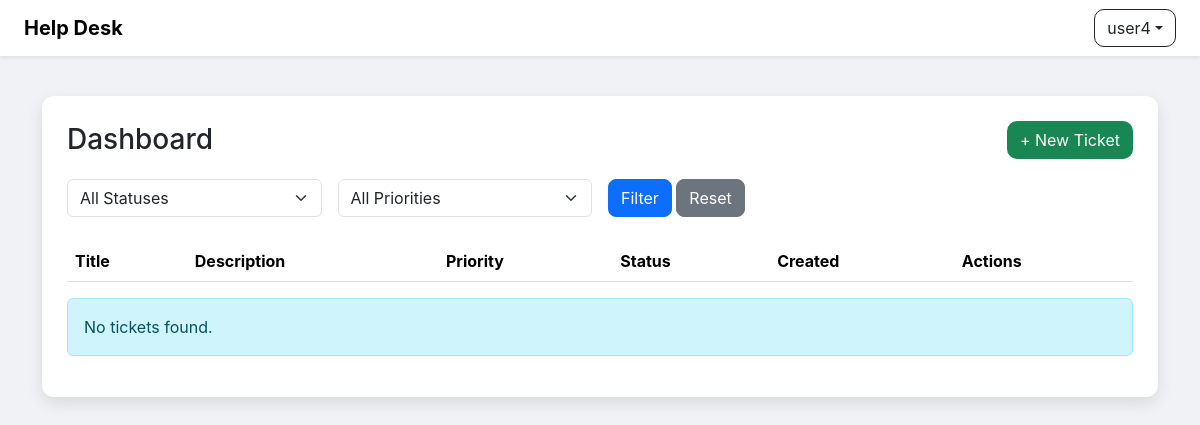
Before: / (signed in) with the older database file.
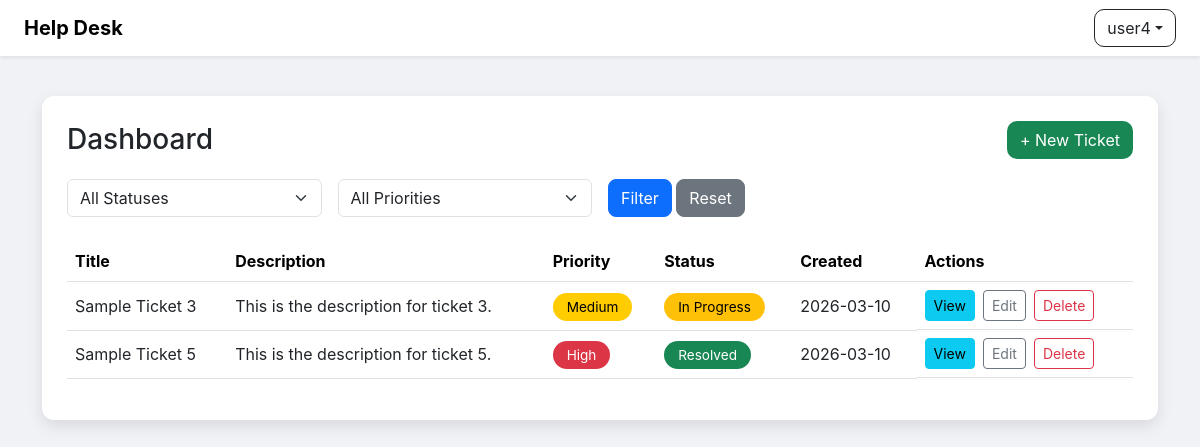
After: the same page with the newer database file.
### models.py (models this page shows)
class Ticket(db.Model):
    id = db.Column(db.Integer, primary_key=True)
    title = db.Column(db.String(200), nullable=False)
    description = db.Column(db.Text, nullable=False)
    priority = db.Column(db.String(20), default="Medium")
    status = db.Column(db.String(20), default="Open")
    user_id = db.Column(db.Integer, db.ForeignKey('user.id'), nullable=False)
    user = db.relationship('User', backref='tickets')
    created_at = db.Column(db.DateTime, default=db.func.current_timestamp())
    is_deleted = db.Column(db.Boolean, default=False)

### app.py (the view)
@app.route('/', methods=['GET', 'POST'])
@login_required
def dashboard():
    query = Ticket.query.filter_by(is_deleted=False)
    if not current_user.is_admin():
        query = query.filter_by(user_id=current_user.id)
    status = request.args.get('status')
    priority = request.args.get('priority')
    if status:
        query = query.filter_by(status=status)
    if priority:
        query = query.filter_by(priority=priority)
    tickets = query.all()
    return render_template('dashboard.html', tickets=tickets)

### app.py (called while the page is built)
@login_manager.user_loader
def load_user(user_id):
    return db.session.get(User, int(user_id))

@app.after_request
def set_security_headers(response):
    response.headers['X-Frame-Options'] = 'DENY'  # Stops the app being embedded in iframes (clickjacking)
    response.headers['X-Content-Type-Options'] = 'nosniff'  # Stops browsers guessing file types
    response.headers['Referrer-Policy'] = 'strict-origin-when-cross-origin'  # Limits URL info shared with third parties
    response.headers['Strict-Transport-Security'] = 'max-age=31536000; includeSubDomains'  # Forces HTTPS on live deployment
    response.headers['Content-Security-Policy'] = (
        "default-src 'self'; "
        "script-src 'self' cdn.jsdelivr.net; "
        "style-src 'self' cdn.jsdelivr.net; "
        "font-src 'self' cdn.jsdelivr.net; "
        "img-src 'self' data:; "
        "object-src 'none';"
    )
    return response

### models.py (called while the page is built)
    def is_admin(self):
        return self.role == 'admin'

### templates/dashboard.html (shortened to what this page needs)
<!DOCTYPE html>
<html lang="en">
<head>
  <link rel="stylesheet" href="https://cdn.jsdelivr.net/npm/bootstrap@5.3.0/dist/css/bootstrap.min.css" />
  <link rel="stylesheet" href="{{ url_for('static', filename='css/style.css') }}">
</head>
<body>
{% include "navbar.html" %}
  <div class="container">
    <div class="dashboard-card">
      <div class="dashboard-header">
        <h3 class="mb-0">Dashboard</h3>
        <a href="{{ url_for('new_ticket') }}" class="btn btn-new-ticket">+ New Ticket</a>
      </div>
      <form method="get" class="row g-3 mb-4">
  <div class="col-md-3">
    <select name="status" class="form-select">
      <option value="">All Statuses</option>
    </select>
  </div>
  <div class="col-md-3">
    <select name="priority" class="form-select">
      <option value="">All Priorities</option>
    </select>
  </div>
  <div class="col-md-3">
    <button type="submit" class="btn btn-primary">Filter</button>
    <a href="{{ url_for('dashboard') }}" class="btn btn-secondary">Reset</a>
  </div>
</form>
      <div class="table-responsive">
        <table class="table table-hover align-middle">
          <thead>
            <tr>
              <th>Title</th>
              <th>Description</th>
              <th>Priority</th>
              <th>Status</th>
              <th>Created</th>
              <th>Actions</th>
            </tr>
          </thead>
          <tbody>
            {% for ticket in tickets %}
              <tr>
                <td>{{ ticket.title }}</td>
                <td>
                  {{ ticket.description[:100] }}{% if ticket.description|length > 100 %}...{% endif %}
                </td>
                <td>
                  <span class="priority-pill {% if ticket.priority == 'High' %} priority-high
                    {% elif ticket.priority == 'Medium' %} priority-medium
                    {% else %} priority-low {% endif %}">
                    {{ ticket.priority }}
                  </span>
                </td>
                <td>
                  <span class="status-pill {% if ticket.status == 'Open' %} status-open
                    {% elif ticket.status == 'In Progress' %} status-in-progress
                    {% else %} status-resolved {% endif %}">
                    {{ ticket.status }}
                  </span>
                </td>
                <td>{{ ticket.created_at.strftime('%Y-%m-%d') }}</td>
                <td class="actions">
                  <a href="{{ url_for('view_ticket', ticket_id=ticket.id) }}" class="btn btn-info btn-sm">View</a>
                  <a href="{{ url_for('edit_ticket', ticket_id=ticket.id) }}" class="btn btn-sm btn-outline-secondary">Edit</a>
                  <form method="POST" action="{{ url_for('delete_ticket', ticket_id=ticket.id) }}" class="d-inline delete-form">
                    <button type="submit" class="btn btn-sm btn-outline-danger">Delete</button>
                  </form>
                </td>
              </tr>
            {% endfor %}
          </tbody>
        </table>
        {% if not tickets %}
          <div class="alert alert-info" role="alert">
            No tickets found.
          </div>
        {% endif %}
      </div>
    </div>
  </div>
</body>
</html>

Changed rows visible on the page:
now on this page (row edited): Ticket: title "Sample Ticket 3", description "This is the description for ticket 3.", priority "Medium", status "In Progress", created_at "2026-03-10"
now on this page (row edited): Ticket: title "Sample Ticket 5", description "This is the description for ticket 5.", priority "High", status "Resolved", created_at "2026-03-10"
Other visible differences:
text no longer shown: "No tickets found."
